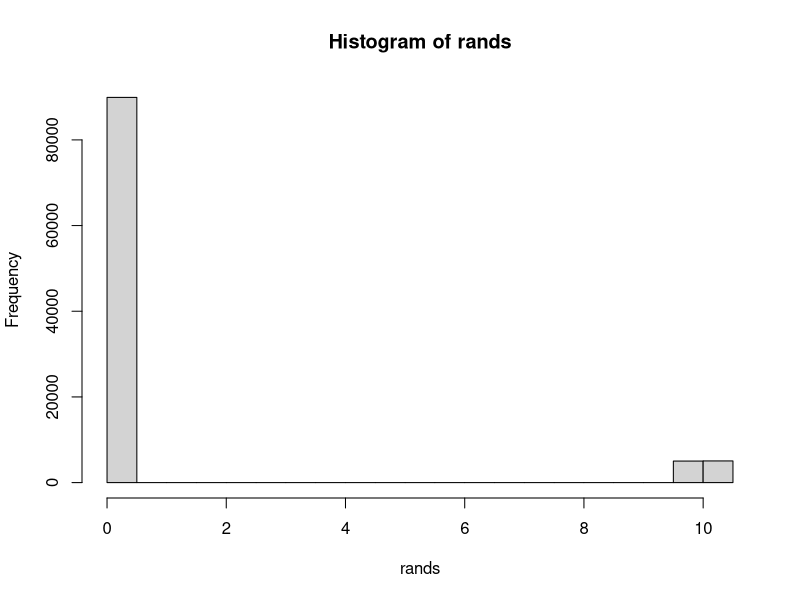

Recreate this plot in R.
prob = 0.9
exp_mean = 0.05
gaussian_mean = 10
rands = c()
for (i in 1:100000) {
	r = runif(1)
	if (r < prob) {
		rands = c(rands, rexp(1, rate=1/exp_mean))
	} else {
		rands = c(rands, rnorm(1, mean=gaussian_mean, sd=0.01))
	}
}
hist(rands)
mean(rands)
sd(rands)